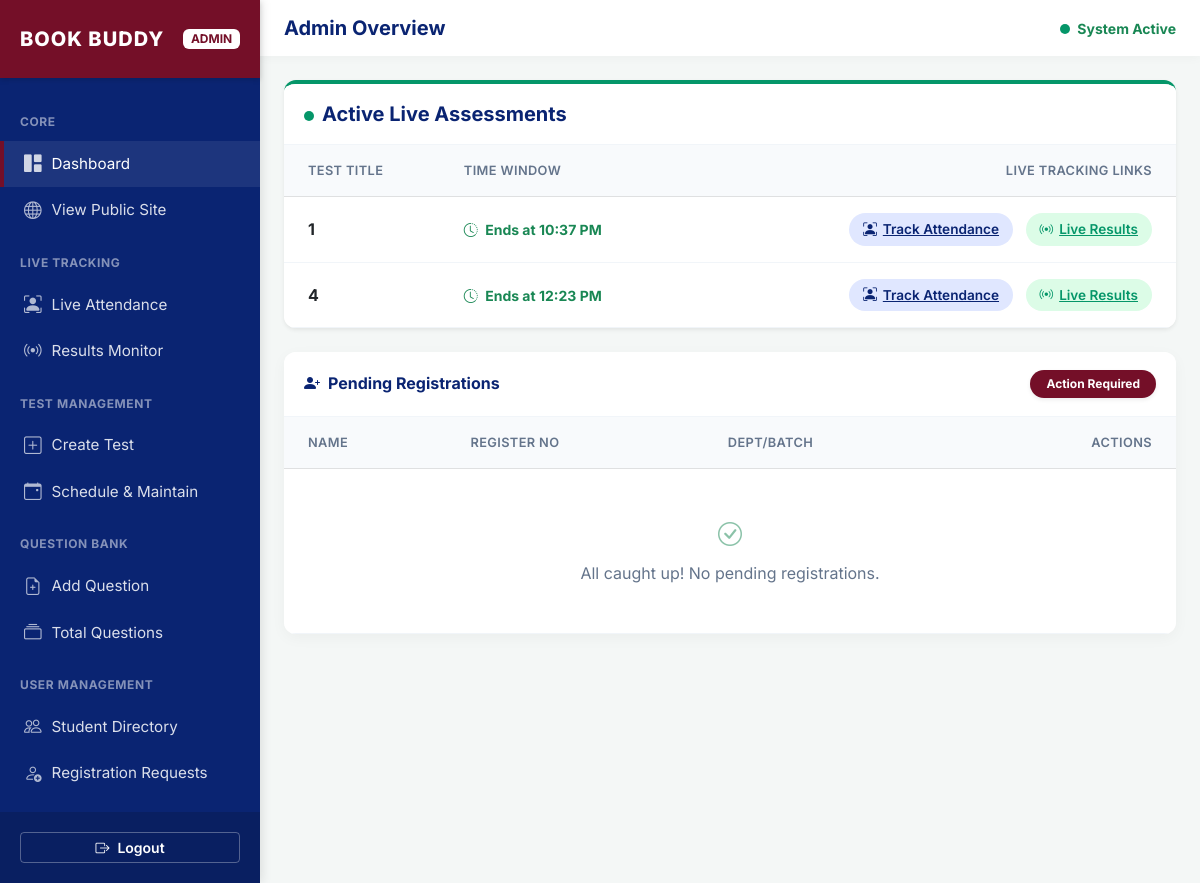
Before: /admin (signed in) with the older database file.
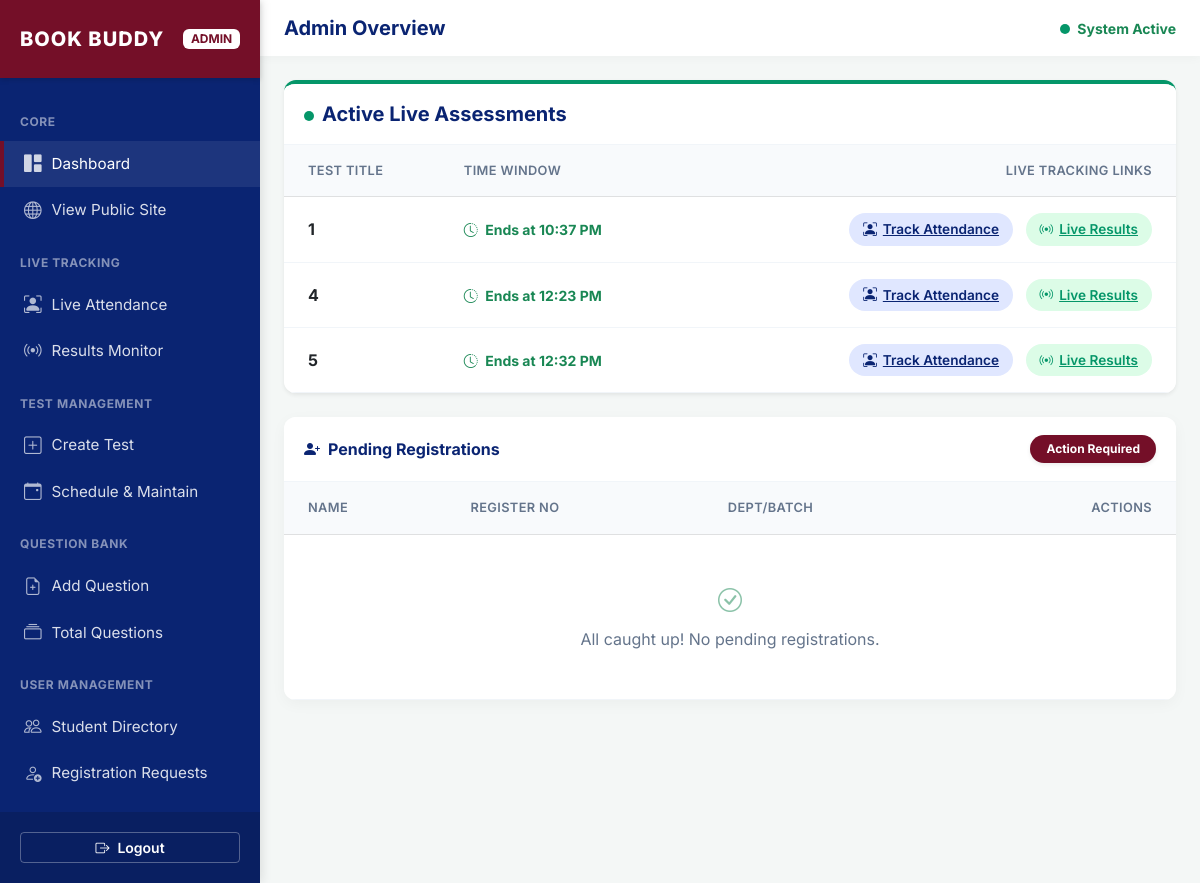
After: the same page with the newer database file.
### app.py (models this page shows, shortened)
class Testmaintain(db.Model):
    __tablename__ = 'test_maintain'
    id = db.Column(db.Integer, primary_key=True)
    test_title = db.Column(db.String(50))
    date = db.Column(db.Date)
    start_time = db.Column(db.DateTime)
    end_time = db.Column(db.DateTime)
    status = db.Column(db.String(20), default='draft')
    total_points = db.Column(db.Integer, default=0)
    question_id = db.Column(db.Integer, db.ForeignKey('question.id'), nullable=False)

### app.py (the view)
@app.route('/admin')
@login_required
def admin_panel():
    messages = Message.query.all()
    questions = Question.query.all()
    students = Student.query.all()
    tests = Testmaintain.query.all()
    return render_template('admin.html', students=students, messages=messages, questions=questions, tests=tests)

### app.py (called while the page is built)
def ist_now():
    return datetime.now(ist).replace(tzinfo=None)

@app.context_processor
def inject_now():
    return {'now': ist_now()}

@login_manager.user_loader
def load_user(user_id):
    student = Student.query.get(int(user_id))
    if student:
        return student
    return User.query.get(int(user_id))

### templates/admin.html (shortened to what the changed rows need)
<!DOCTYPE html>
<html lang="en">
<head>
    <link href="https://cdn.jsdelivr.net/npm/bootstrap@5.3.0/dist/css/bootstrap.min.css" rel="stylesheet">
    <link rel="stylesheet" href="https://cdn.jsdelivr.net/npm/bootstrap-icons@1.11.1/font/bootstrap-icons.css">
</head>
<body>
    <div class="dashboard-wrapper">
        <main class="content">
            <div class="container-fluid p-4">
                <div class="row mb-4">
                    <div class="col-12">
                        <div class="card live-tracker-card shadow-sm">
                            <div class="table-responsive">
                                <table class="table align-middle mb-0">
                                    <thead class="table-light">
                                        <tr>
                                            <th class="ps-4">Test Title</th>
                                            <th>Time Window</th>
                                            <th class="text-end pe-4">Live Tracking Links</th>
                                        </tr>
                                    </thead>
                                    <tbody>
                                        {% set ns = namespace(found_live=false, processed_titles=[]) %}
                                        {% for t in tests %}
                                            {% if t.start_time and t.end_time and t.start_time <= now <= t.end_time %}
                                                {% if t.test_title not in ns.processed_titles %}
                                                    {% set ns.found_live = true %}
                                                    <tr>
                                                        <td class="ps-4"><strong class="text-dark">{{ t.test_title }}</strong></td>
                                                        <td><span class="text-success fw-bold small"><i class="bi bi-clock-history me-1"></i> Ends at {{ t.end_time.strftime('%I:%M %p') }}</span></td>
                                                        <td class="text-end pe-4 text-nowrap">
                                                            <a href="/attendance_tracking?test_id={{ t.id }}" class="btn-live-action btn-attendance me-2">
                                                                <i class="bi bi-person-bounding-box"></i> Track Attendance
                                                            </a>
                                                            <a href="{{ url_for('live_test', title=t.test_title) }}" class="btn-live-action btn-results">
                                                                <i class="bi bi-broadcast"></i> Live Results
                                                            </a>
                                                        </td>
                                                    </tr>
                                                {% endif %}
                                            {% endif %}
                                        {% endfor %}
                                    </tbody>
                                </table>
                            </div>
                        </div>
                    </div>
                </div>
                <div class="row g-4">
                    <div class="col-12">
                        <div class="card h-100">
                            <div class="table-responsive" style="max-height: 400px;">
                                <table class="table table-hover align-middle mb-0">
                                    <thead class="table-light">
                                        <tr>
                                            <th class="ps-4">Name</th>
                                            <th>Register No</th>
                                            <th>Dept/Batch</th>
                                            <th class="text-end pe-4">Actions</th>
                                        </tr>
                                    </thead>
                                </table>
                            </div>
                        </div>
                    </div>
                </div>
            </div>
        </main>
    </div>
</body>
</html>

Changed rows visible on the page:
added Testmaintain: test_title "5", end_time "12:32 PM"
